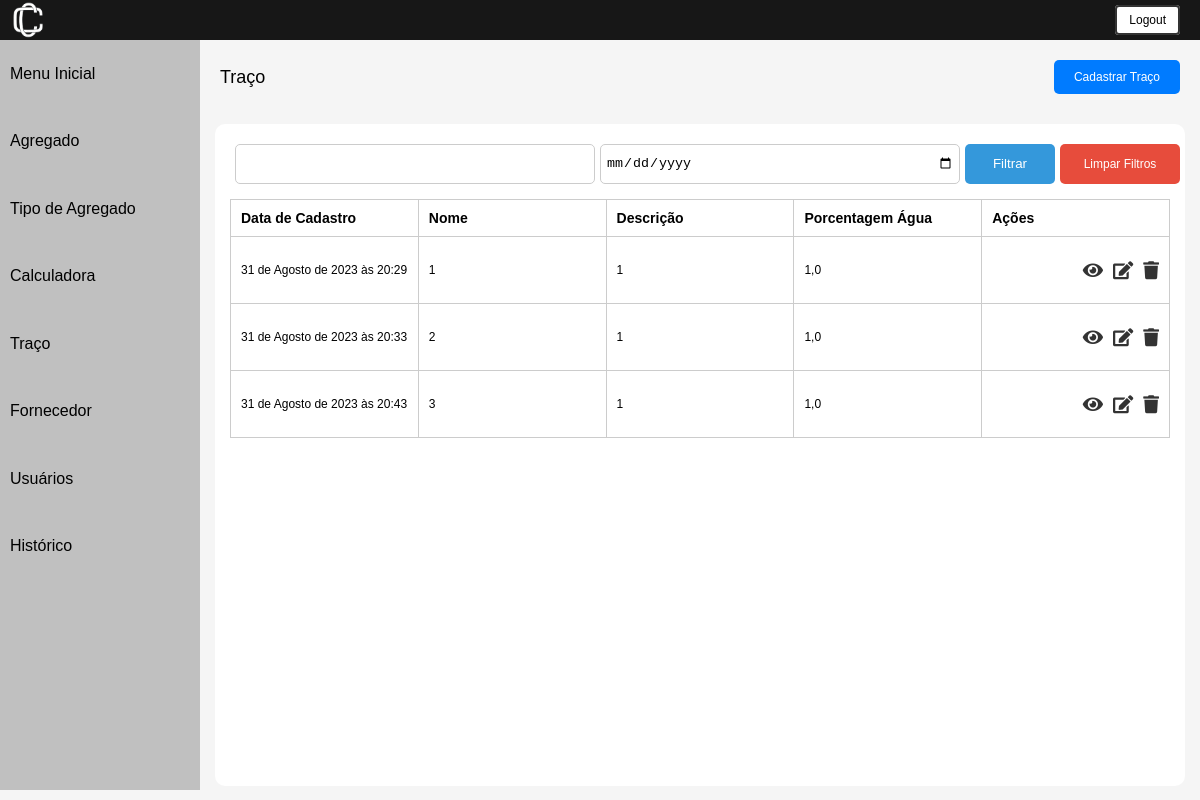
/filtrar_tracos/ (signed in), run on an earlier commit of the app's database.
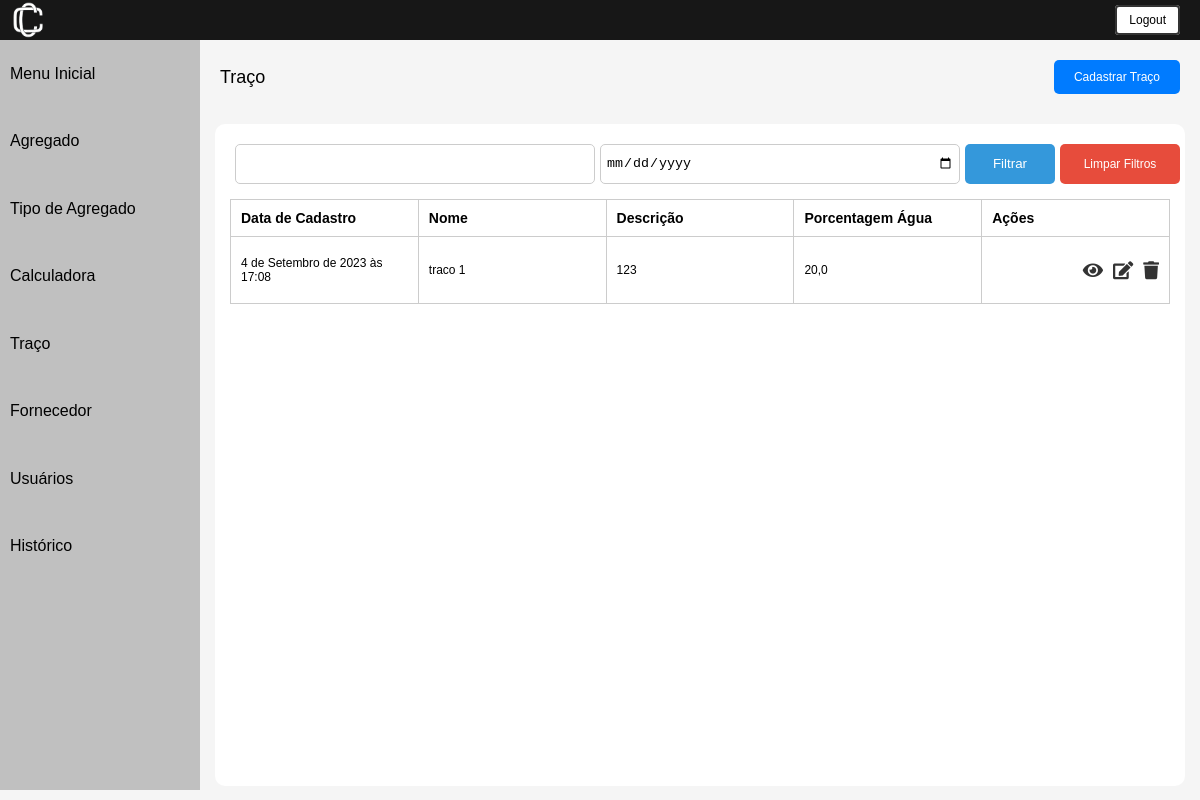
And on a later commit of the database.
### usuarios/models.py (models this page shows, shortened)
class Traco(models.Model):
    nome = models.CharField(max_length=20, unique=True)
    descricao = models.CharField(max_length=250)
    porcentagem_agua = models.FloatField()
    agregados = models.ManyToManyField(Agregado, through='TracoAgregado', blank=True)
    data_cadastro = models.DateTimeField(default=timezone.now)
    class Meta:
        db_table = "traco"

### usuarios/views.py (the view)
# urls.py: path('filtrar_tracos/', views.filtrar_tracos, name='filtrar_tracos'),
@login_required
def filtrar_tracos(request):
    if request.method == 'GET':
        filtro_data = request.GET.get('data')
        filtro_nome = request.GET.get('nome')
        tracos_filtrados = Traco.objects.all()
        if filtro_data:
            data_selecionada = timezone.make_aware(datetime.strptime(filtro_data, '%Y-%m-%d'))
            data_selecionada_date = data_selecionada.date()
            tracos_filtrados = tracos_filtrados.filter(data_cadastro__date=data_selecionada_date)
        if filtro_nome:
            tracos_filtrados = tracos_filtrados.filter(nome__icontains=filtro_nome)
        if 'limpar' in request.GET:
            return HttpResponseRedirect(request.path_info)
        context = {
            'traco': tracos_filtrados,
        }
        return render(request, 'traco/index.html', context)

### usuarios/templates/traco/index.html (shortened to what this page needs)
{% load static %}
{% block content %}
<html lang="pt-br">
<head>
    <link rel="stylesheet" href="{% static 'css/listar.css' %}">
    <link rel="stylesheet" href="https://cdnjs.cloudflare.com/ajax/libs/font-awesome/5.15.4/css/all.min.css">
</head>
<body>
     {% include "utils/header.html" %}
    <div class="container">
         {% include "utils/sidebar.html" %}
        <div class="content">
            <div class="cadastrar_btn">
                <a class="nome-pagina">Traço</a>
                <a href="{% url 'cadastrar_traco' %}" class="btn_cadastrar">Cadastrar Traço</a>
            </div>
            <div class = 'all-content'>
                {% include "utils/filtrar.html" %}
                <div class="lista">
                    <table>
                        <thead>
                            <tr>
                                <th>Data de Cadastro</th>
                                <th>Nome</th>
                                <th>Descrição</th>
                                <th>Porcentagem Água</th>
                                <th>Ações</th>
                            </tr>
                        </thead>
                        <tbody>
                            {% for elemento in traco %}
                                <tr>
                                    <td>{{ elemento.data_cadastro }}</td>
                                    <td>{{ elemento.nome }}</td>
                                    <td>{{ elemento.descricao }}</td>
                                    <td>{{ elemento.porcentagem_agua }}</td>
                                    <td class="align-right">
                                      <div class="btn-action-container">
                                        <a href="{% url 'inspecionar_traco' elemento.id %}" class="btn-action"><i class="fa fa-eye"></i></a>
                                        <a href="{% url 'editar_traco' elemento.id %}" class="btn-action"><i class="fa fa-edit"></i></a>
                                        <button class="btn-action btn-deletar" data-id="{{ elemento.id }}" data-url="{% url 'deletar_traco' elemento.id %}"><i class="fa fa-trash"></i></button>
                                      </div>
                                    </td>
                            </tr>
                            {% endfor %}
                        </tbody>
                    </table>
                </div>
            </div>
        </div>
        </div>
</body>
{% endblock %}

### usuarios/templates/utils/header.html
{% load static %}
<div class="header">
    <div class="logo">
        <img src="{% static 'images/img-01.png' %}" alt="IMG">
    </div>
    <ul class="menu">
        <li><a class="btn-logout" href="{% url 'logout' %}">Logout</a></li>
    </ul>
</div>

### usuarios/templates/utils/sidebar.html
<div class="sidebar">
    <ul>
        <li><a href="{% url 'index' %}">Menu Inicial</a></li>
        <li class="{% if request.resolver_match.view_name == 'agregados' %}active{% endif %}">
            <a href="{% url 'agregados' %}">Agregado</a>
        </li>
        <li class="{% if request.resolver_match.view_name == 'tipo_agregado' %}active{% endif %}">
            <a href="{% url 'tipo_agregado' %}">Tipo de Agregado</a>
        </li>
        <li class="{% if request.resolver_match.view_name == 'calculadora' %}active{% endif %}">
            <a href="{% url 'calculadora' %}">Calculadora</a>
        </li>
        <li class="{% if request.resolver_match.view_name == 'traco' %}active{% endif %}">
            <a href="{% url 'traco' %}">Traço</a>
        </li>
        <li class="{% if request.resolver_match.view_name == 'fornecedor' %}active{% endif %}">
            <a href="{% url 'fornecedor' %}">Fornecedor</a>
        </li>
        <li class="{% if request.resolver_match.view_name == 'usuarios' %}active{% endif %}">
            <a href="{% url 'usuarios' %}">Usuários</a>
        </li>
        <li class="{% if request.resolver_match.view_name == 'historico' %}active{% endif %}">
            <a href="{% url 'historico' %}">Histórico</a>
        </li>
    </ul>
</div>

### usuarios/templates/utils/filtrar.html
<div class="filtros">
    <form method="get" action="{% url 'filtrar_tracos' %}">
        <input type="text" id="filtro_nome" name="nome">
        <input type="date" id="filtro_data" name="data">
        <button type="submit">Filtrar</button>
        <a href="{% url 'filtrar_tracos' %}" class="limpar-filtros">Limpar Filtros</a>
    </form>
</div>

### usuarios/static/css/listar.css (style rules this page uses)
* { margin: 0; padding: 0; color: inherit; }
body { font-family: arial, helvetica, sans-serif; font-size: 12px; background: #F5F5F5; min-height: 100vh; }
.header { background: #171717; height: 40px; display: flex; justify-content: space-between; align-items: center; padding: 0 10px; }
.logo { width: 36px; }
.logo img { max-width: 100%; }
.btn-logout { text-decoration: none; color: black; background-color: white; border: 2px solid #333; padding: 6px 12px; border-radius: 4px; }
.menu { list-style: none; }
.menu li { display: inline-block; margin-right: 10px; }
.container { display: flex; min-height: calc(100vh - 50px); }
.sidebar { width: 200px; background-color: #C0C0C0; }
.sidebar ul { list-style: none; margin: none; }
.sidebar ul li { width: 100%; height: calc(9%); display: flex; align-items: center; }
.sidebar ul li a { text-decoration:none; color: black; font-size: 16px; margin-left: 10px; }
.content { flex: 1; margin: 15px; }
.nome-pagina { text-align: left; font-size: 18px; }
.cadastrar_btn { display: flex; justify-content: space-between; align-items: center; padding: 5px; }
.btn_cadastrar { text-align: right; background-color: #007bff; color: white; padding: 10px 20px; text-decoration: none; border-radius: 5px; }
.all-content { margin-top: 25px; width: 100%; height:92%; background-color: white; border-radius: 10px; }
.filtros { margin-top:20px; margin-left:20px; }
.lista { margin: 15px; }
.lista table { width: 100%; font-size: 14px; table-layout: fixed; border-collapse: collapse; border: 1px solid #ccc; }
.btn-action-container { display: flex; justify-content: flex-end; gap: 10px; }
.btn-action { background: none; border: none; cursor: pointer; font-size: 18px; color: #333; padding: 0; transition: color 0.3s ease; }
.lista td { font-size: 12px; white-space: pre-line; width: 20%; }
.lista th, .lista td { padding: 10px; text-align: left; border: 1px solid #ccc; width: 18%; }
.filtros form { display: flex; flex-wrap: wrap; }
.filtros input[type="date"], .filtros input[type="text"] { flex: 1; margin-top: 20px; padding: 5px; border: 1px solid #ccc; border-radius: 5px; margin-right: 5px; max-width: calc(50% - 5px); height: 40px; }
.filtros button[type="submit"], .filtros .limpar-filtros { height: 40px; line-height: 40px; width: calc(10% - 5px); padding: 0px 15px; background-color: #3498db; color: #fff; border: none; border-radius: 5px; cursor: pointer; margin-top: 20px; margin-right: 5px; text-decoration: none; display: flex; align-items: center; justify-content: center; }
.filtros .limpar-filtros { background-color: #e74c3c; }

What changed in the data, as far as the page shows it:
removed Traco: data_cadastro "31 de Agosto de 2023 às 20:29", nome "1", descricao "1", porcentagem_agua "1,0"
removed Traco: data_cadastro "31 de Agosto de 2023 às 20:33", nome "2", descricao "1", porcentagem_agua "1,0"
removed Traco: data_cadastro "31 de Agosto de 2023 às 20:43", nome "3", descricao "1", porcentagem_agua "1,0"
added Traco: data_cadastro "4 de Setembro de 2023 às 17:08", nome "traco 1", descricao "123", porcentagem_agua "20,0"
